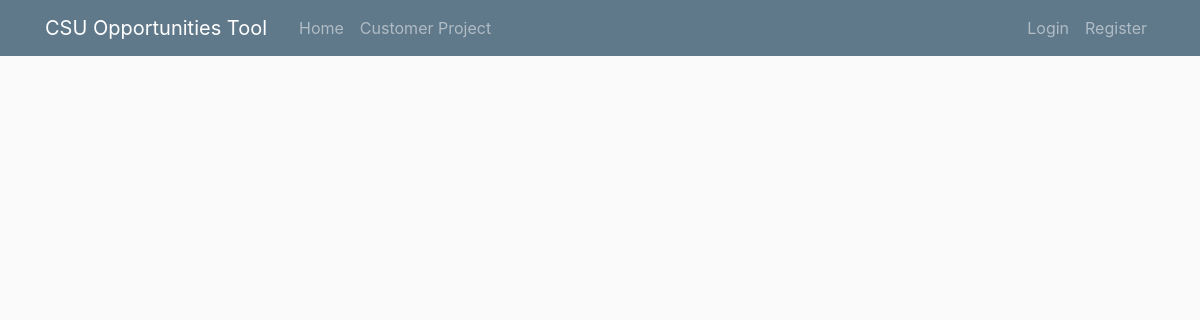
/customer_project/, run on an earlier commit of the app's database.
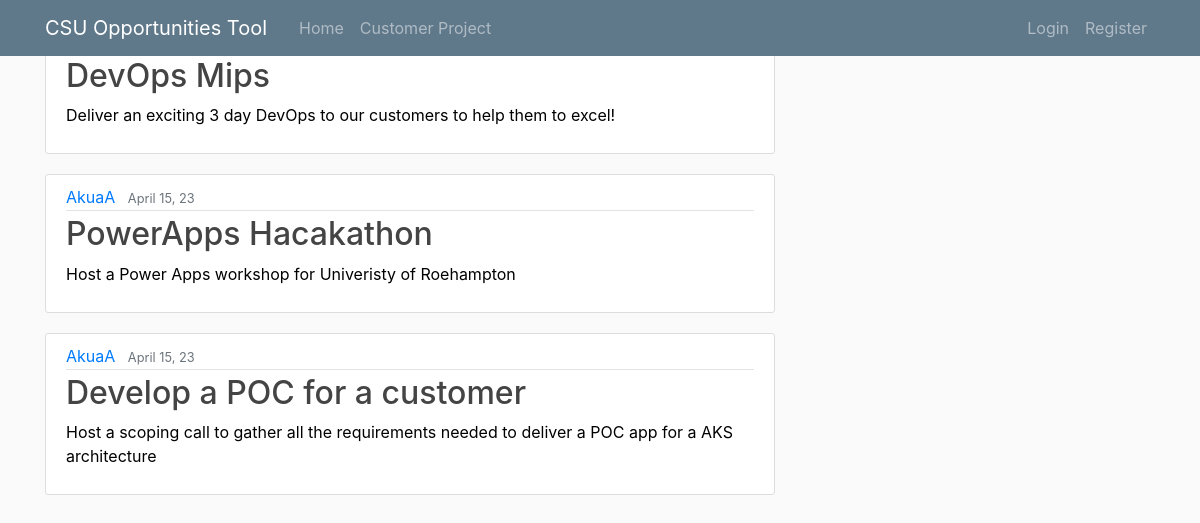
And on a later commit of the database.
### tracker/models.py (models this page shows, shortened)
class Opportunity(models.Model):
    title = models.CharField(max_length=100)
    content = models.TextField()
    date_posted = models.DateTimeField(default=timezone.now)
    author = models.ForeignKey(User, on_delete = models.CASCADE)

### tracker/views.py (the view)
# urls.py: path('customer_project/', views.customer_project, name='tracker-customer_project'),
def customer_project(request):
    context = {
        'opportunities': Opportunity.objects.all()
    }
    return render(request, 'tracker/customer_project.html', context)

### tracker/templates/tracker/customer_project.html (shortened to what this page needs)
{% extends "tracker/base.html" %}
{% load static %}
{% block content %}
    {% for opportunity in opportunities %}
    <article class="media content-section">
        <div class="media-body">
          <div class="article-metadata">
            <a class="mr-2" href="#">{{ opportunity.author }}</a>
            <small class="text-muted">{{ opportunity.date_posted|date:"F d, y" }}</small>
          </div>
          <h2><a class="article-title" href="{% url 'opportunity-detail' opportunity.id %}">{{ opportunity.title }}</a></h2>
          <p class="article-content">{{ opportunity.content }}</p>
        </div>
      </article>
    {% endfor %}
{% endblock content %}

What changed in the data, as far as the page shows it:
added Opportunity: title "DevOps Mips", content "Deliver an exciting 3 day DevOps to our customers to help them to excel!"
added Opportunity: author "AkuaA", date_posted "April 15, 23", title "PowerApps Hacakathon", content "Host a Power Apps workshop for Univeristy of Roehampton"
added Opportunity: author "AkuaA", date_posted "April 15, 23", title "Develop a POC for a customer", content "Host a scoping call to gather all the requirements needed to deliver a POC app for a AKS architecture"
